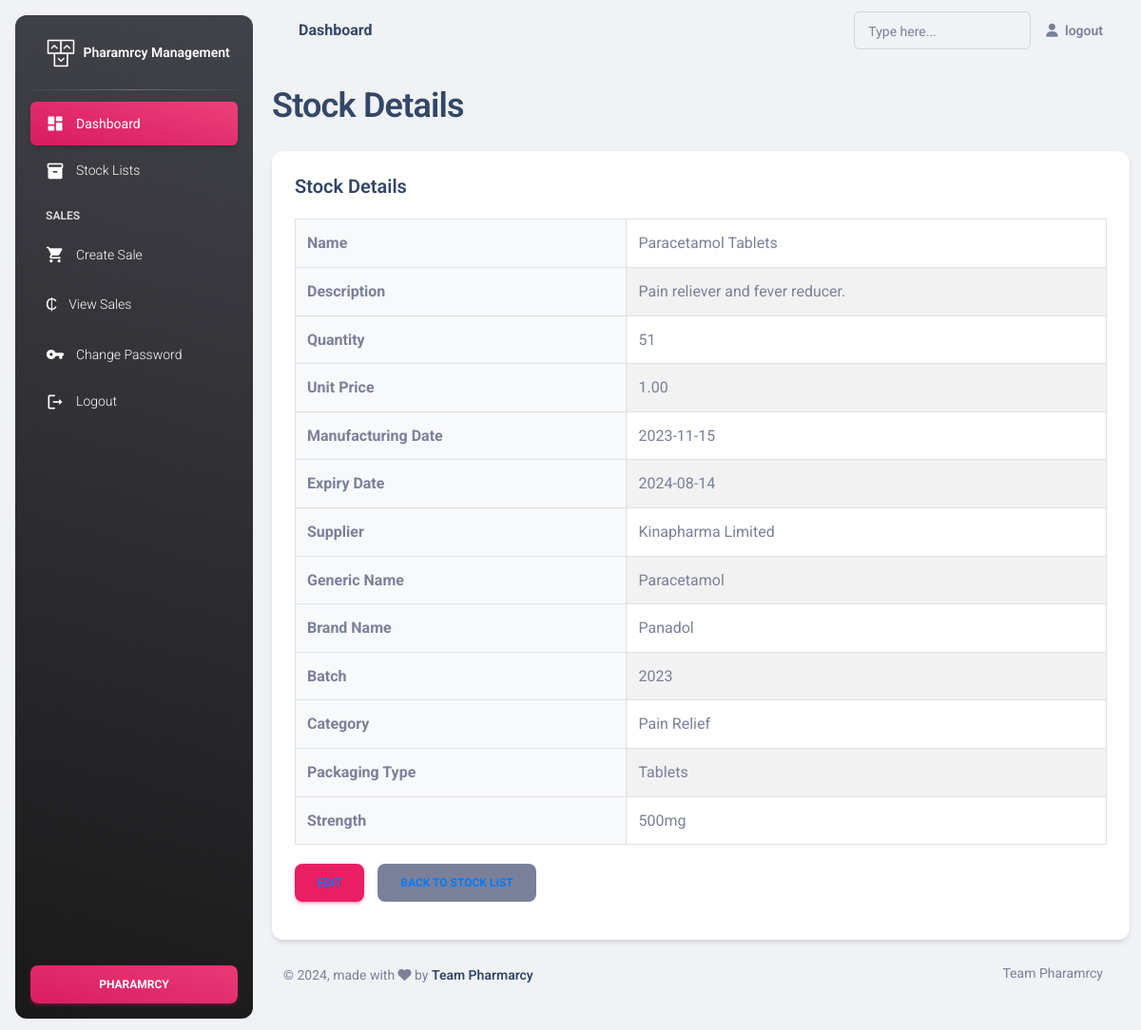
/stock/1/, run on the app's committed database.
### pms/models.py (models this page shows, shortened)
class Stock(models.Model):
    drug = models.ForeignKey(Drug, on_delete=models.CASCADE)
    quantity = models.PositiveIntegerField()
    last_updated = models.DateTimeField(auto_now=True)

class Drug(models.Model):
    name = models.CharField(max_length=100)
    description = models.TextField()
    quantity = models.PositiveIntegerField()  # Initial quantity for new drug entry
    unit_price = models.DecimalField(max_digits=10, decimal_places=2)
    manufacturing_date = models.DateField()
    expiry_date = models.DateField()
    supplier = models.ForeignKey(Supplier, on_delete=models.CASCADE)
    generic_name = models.CharField(max_length=100)
    brand_name = models.CharField(max_length=100)
    BATCH_CHOICES = (
        ('2023', '2023'),
        ('2024', '2024'),
        ('2025', '2025'),
    )
    batch = models.CharField(max_length=50, choices=BATCH_CHOICES)
    category = models.ForeignKey(Category, on_delete=models.CASCADE)
    packaging_type = models.ForeignKey(PackagingType, on_delete=models.CASCADE)
    strength = models.CharField(max_length=20)

class Supplier(models.Model):
    name = models.CharField(max_length=100)
    contact_info = models.TextField()
    email = models.EmailField()

class Category(models.Model):
    name = models.CharField(max_length=100)
    description = models.TextField()

class PackagingType(models.Model):
    type = models.CharField(max_length=100)

### pms/views.py (the view)
# urls.py: path('stock/<int:pk>/', stock_detail, name='stock_detail'),
def stock_detail(request, pk):
    stock = get_object_or_404(Stock, pk=pk)
    return render(request, 'stock_detail.html', {'stock': stock})

### pms/templates/stock_detail.html (shortened to what this page needs)
{% extends "dashboard.html" %}
{% load static crispy_forms_tags %}
{% block dash %}
<h2>Stock Details</h2>
{% endblock %}
{% block dash3 %}
<div class="row">
    <div class="col-lg-12">
        <div class="card">
            <div class="card-body">
                <h5 class="card-title">Stock Details</h5>
                <div class="table-container">
                    <table>
                        <tbody>
                            <tr>
                                <th>Name</th>
                                <td>{{ stock.drug.name }}</td>
                            </tr>
                            <tr>
                                <th>Description</th>
                                <td>{{ stock.drug.description }}</td>
                            </tr>
                            <tr>
                                <th>Quantity</th>
                                <td>{{ stock.quantity }}</td>
                            </tr>
                            <tr>
                                <th>Unit Price</th>
                                <td>{{ stock.drug.unit_price }}</td>
                            </tr>
                            <tr>
                                <th>Manufacturing Date</th>
                                <td>{{ stock.drug.manufacturing_date|date:"Y-m-d" }}</td>
                            </tr>
                            <tr>
                                <th>Expiry Date</th>
                                <td>{{ stock.drug.expiry_date|date:"Y-m-d" }}</td>
                            </tr>
                            <tr>
                                <th>Supplier</th>
                                <td>{{ stock.drug.supplier.name }}</td>
                            </tr>
                            <tr>
                                <th>Generic Name</th>
                                <td>{{ stock.drug.generic_name }}</td>
                            </tr>
                            <tr>
                                <th>Brand Name</th>
                                <td>{{ stock.drug.brand_name }}</td>
                            </tr>
                            <tr>
                                <th>Batch</th>
                                <td>{{ stock.drug.batch }}</td>
                            </tr>
                            <tr>
                                <th>Category</th>
                                <td>{{ stock.drug.category.name }}</td>
                            </tr>
                            <tr>
                                <th>Packaging Type</th>
                                <td>{{ stock.drug.packaging_type.type }}</td>
                            </tr>
                            <tr>
                                <th>Strength</th>
                                <td>{{ stock.drug.strength }}</td>
                            </tr>
                        </tbody>
                    </table>
                </div>
                <div class="action-links">
                    <a href="{% url 'drug_update' stock.pk %}" class="btn btn-primary">Edit</a>
                    <a href="{% url 'stock_list' %}" class="btn btn-secondary">Back to Stock List</a>
                </div>
            </div>
        </div>
    </div>
</div>
{% endblock dash3 %}

### pms/templates/stock_detail.html (style rules this page uses)
.table-container { margin: 20px 0; }
table { width: 100%; border-collapse: collapse; }
th, td { padding: 12px; text-align: left; border: 1px solid #dee2e6; }
th { background-color: #f8f9fa; font-weight: bold; }
tbody tr:nth-child(even) { background-color: #f2f2f2; }
.action-links a { margin-right: 10px; color: #007bff; text-decoration: none; }

### data on the page
Stock: drug.name "Paracetamol Tablets", drug.description "Pain reliever and fever reducer.", quantity "51", drug.unit_price "1.00", drug.manufacturing_date "2023-11-15", drug.expiry_date "2024-08-14", drug.supplier.name "Kinapharma Limited", drug.generic_name "Paracetamol", drug.brand_name "Panadol", drug.batch "2023", drug.category.name "Pain Relief", drug.packaging_type.type "Tablets", drug.strength "500mg"
